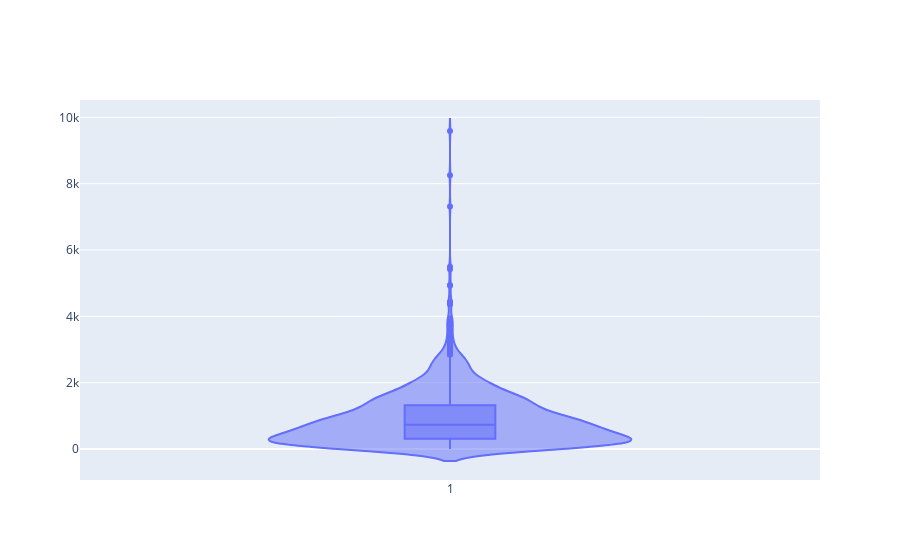
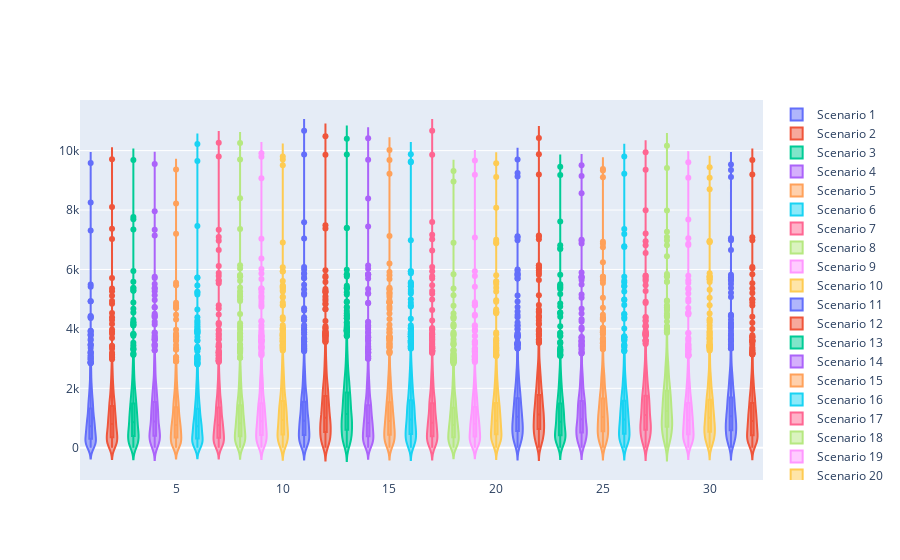
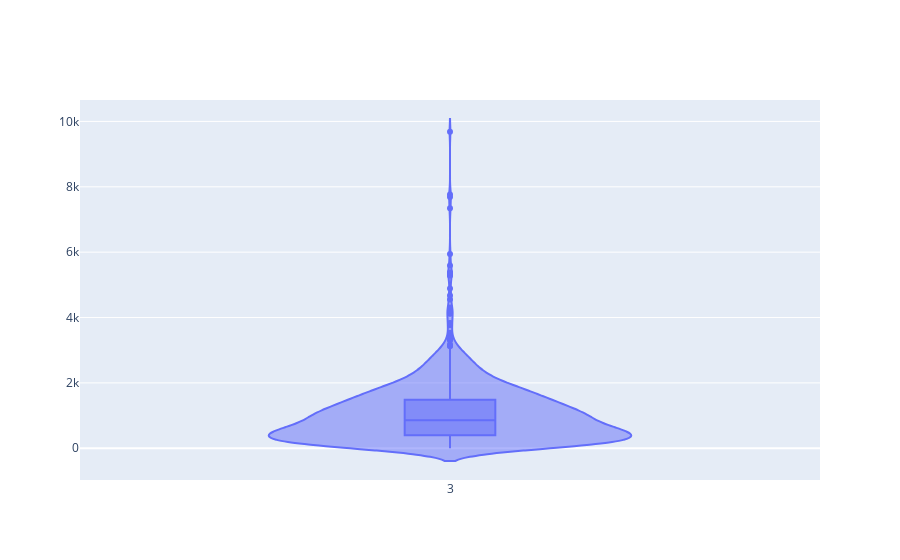
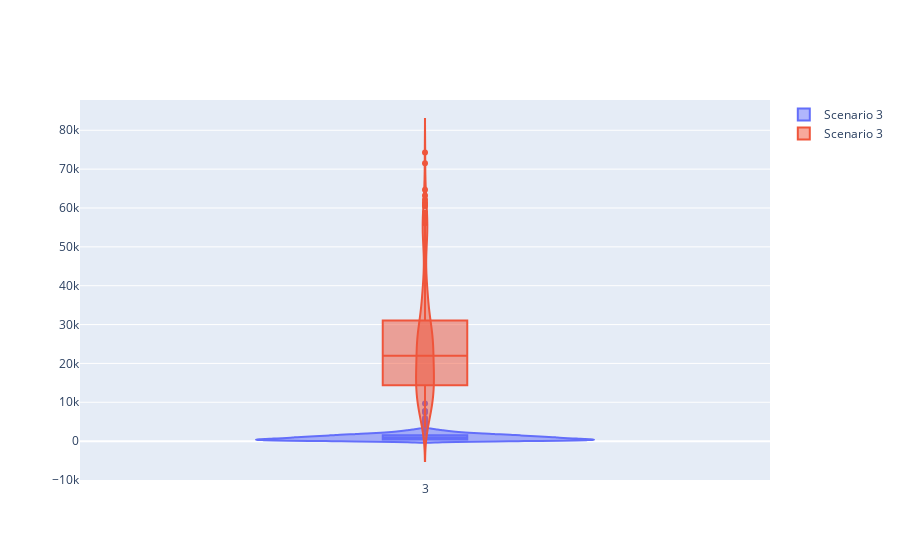

The code cell stored with these charts, in order, in its notebook:
### Code cell
# MAKE INTERACTIVE CHART
py.offline.init_notebook_mode(connected=True)

lstFTType = dfSegSum['FTCLASS'].unique().tolist()
lstFTType.append('All')
lstScenario = list(set(dfSegSum.scenarioID.tolist()))
lstVars = ['DIST_1WY', 'LANES','CAP1HL', 'AM_VOL', 'MD_VOL', 'PM_VOL', 'EV_VOL', 'DY_VOL', 'DY_LT', 'DY_MD', 'DY_HV', 'FF_SPD', 'AM_SPD', 'MD_SPD', 'PM_SPD', 'EV_SPD', 'DY_SPD', 'D1_LINKS', 'D1_DIST', 'D1_LANES', 'D1_FT', 'D1_FTCLASS', 'D1_CAP1HL', 'D1_AM_VOL', 'D1_MD_VOL', 'D1_PM_VOL', 'D1_EV_VOL', 'D1_DY_VOL', 'D1_DY_LT', 'D1_DY_MD', 'D1_DY_HV', 'D1_FF_SPD', 'D1_AM_SPD', 'D1_MD_SPD', 'D1_PM_SPD', 'D1_EV_SPD', 'D1_DY_SPD', 'D2_LINKS', 'D2_DIST', 'D2_LANES', 'D2_FT', 'D2_FTCLASS', 'D2_CAP1HL', 'D2_AM_VOL', 'D2_MD_VOL', 'D2_PM_VOL', 'D2_EV_VOL', 'D2_DY_VOL', 'D2_DY_LT', 'D2_DY_MD', 'D2_DY_HV', 'D2_FF_SPD', 'D2_AM_SPD', 'D2_MD_SPD', 'D2_PM_SPD', 'D2_EV_SPD', 'D2_DY_SPD']
    
selectFTType       = widgets.SelectMultiple(options=lstFTType    , value=('Collector',)    , description='FTCLASS' )
selectScenario     = widgets.SelectMultiple(options=lstScenario  , value=(1 ,)             , description='Scenario')
selectVars         = widgets.Select        (options=lstVars      , value=('AM_VOL')        , description='Variable')

widgets.interactive(plot_violin, scenarioOptions = selectScenario, ftOptions = selectFTType, varOption = selectVars)

### Figure 1 — Plotly figure (JSON) as saved in the notebook; plotly's stock layout.template omitted (floating-point values rounded to 4 significant figures; data arrays with more than 128 entries replaced by an {"elided": "..."} marker saying what was removed)
{"data": [{"box": {"visible": true}, "name": "Scenario 1", "type": "violin", "x": {"elided": "1641 int values"}, "y": {"elided": "1641 float values"}}], "layout": {}}

### Figure 2 — Plotly figure (JSON) as saved in the notebook; plotly's stock layout.template omitted (floating-point values rounded to 4 significant figures; data arrays with more than 128 entries replaced by an {"elided": "..."} marker saying what was removed)
{"data": [{"box": {"visible": true}, "name": "Scenario 1", "type": "violin", "x": {"elided": "1641 int values"}, "y": {"elided": "1641 float values"}}, {"box": {"visible": true}, "name": "Scenario 2", "type": "violin", "x": {"elided": "1627 int values"}, "y": {"elided": "1627 float values"}}, {"box": {"visible": true}, "name": "Scenario 3", "type": "violin", "x": {"elided": "1619 int values"}, "y": {"elided": "1619 float values"}}, {"box": {"visible": true}, "name": "Scenario 4", "type": "violin", "x": {"elided": "1619 int values"}, "y": {"elided": "1619 float values"}}, {"box": {"visible": true}, "name": "Scenario 5", "type": "violin", "x": {"elided": "1648 int values"}, "y": {"elided": "1648 float values"}}, {"box": {"visible": true}, "name": "Scenario 6", "type": "violin", "x": {"elided": "1682 int values"}, "y": {"elided": "1682 float values"}}, {"box": {"visible": true}, "name": "Scenario 7", "type": "violin", "x": {"elided": "1702 int values"}, "y": {"elided": "1702 float values"}}, {"box": {"visible": true}, "name": "Scenario 8", "type": "violin", "x": {"elided": "1659 int values"}, "y": {"elided": "1659 float values"}}, {"box": {"visible": true}, "name": "Scenario 9", "type": "violin", "x": {"elided": "1640 int values"}, "y": {"elided": "1640 float values"}}, {"box": {"visible": true}, "name": "Scenario 10", "type": "violin", "x": {"elided": "1645 int values"}, "y": {"elided": "1645 float values"}}, {"box": {"visible": true}, "name": "Scenario 11", "type": "violin", "x": {"elided": "1703 int values"}, "y": {"elided": "1703 float values"}}, {"box": {"visible": true}, "name": "Scenario 12", "type": "violin", "x": {"elided": "1703 int values"}, "y": {"elided": "1703 float values"}}, {"box": {"visible": true}, "name": "Scenario 13", "type": "violin", "x": {"elided": "1703 int values"}, "y": {"elided": "1703 float values"}}, {"box": {"visible": true}, "name": "Scenario 14", "type": "violin", "x": {"elided": "1660 int values"}, "y": {"elided": "1660 float values"}}, {"box": {"visible": true}, "name": "Scenario 15", "type": "violin", "x": {"elided": "1648 int values"}, "y": {"elided": "1648 float values"}}, {"box": {"visible": true}, "name": "Scenario 16", "type": "violin", "x": {"elided": "1635 int values"}, "y": {"elided": "1635 float values"}}, {"box": {"visible": true}, "name": "Scenario 17", "type": "violin", "x": {"elided": "1703 int values"}, "y": {"elided": "1703 float values"}}, {"box": {"visible": true}, "name": "Scenario 18", "type": "violin", "x": {"elided": "1684 int values"}, "y": {"elided": "1684 float values"}}, {"box": {"visible": true}, "name": "Scenario 19", "type": "violin", "x": {"elided": "1701 int values"}, "y": {"elided": "1701 float values"}}, {"box": {"visible": true}, "name": "Scenario 20", "type": "violin", "x": {"elided": "1681 int values"}, "y": {"elided": "1681 float values"}}, {"box": {"visible": true}, "name": "Scenario 21", "type": "violin", "x": {"elided": "1675 int values"}, "y": {"elided": "1675 float values"}}, {"box": {"visible": true}, "name": "Scenario 22", "type": "violin", "x": {"elided": "1669 int values"}, "y": {"elided": "1669 float values"}}, {"box": {"visible": true}, "name": "Scenario 23", "type": "violin", "x": {"elided": "1669 int values"}, "y": {"elided": "1669 float values"}}, {"box": {"visible": true}, "name": "Scenario 24", "type": "violin", "x": {"elided": "1650 int values"}, "y": {"elided": "1650 float values"}}, {"box": {"visible": true}, "name": "Scenario 25", "type": "violin", "x": {"elided": "1648 int values"}, "y": {"elided": "1648 float values"}}, {"box": {"visible": true}, "name": "Scenario 26", "type": "violin", "x": {"elided": "1692 int values"}, "y": {"elided": "1692 float values"}}, {"box": {"visible": true}, "name": "Scenario 27", "type": "violin", "x": {"elided": "1692 int values"}, "y": {"elided": "1692 float values"}}, {"box": {"visible": true}, "name": "Scenario 28", "type": "violin", "x": {"elided": "1692 int values"}, "y": {"elided": "1692 float values"}}, {"box": {"visible": true}, "name": "Scenario 29", "type": "violin", "x": {"elided": "1681 int values"}, "y": {"elided": "1681 float values"}}, {"box": {"visible": true}, "name": "Scenario 30", "type": "violin", "x": {"elided": "1675 int values"}, "y": {"elided": "1675 float values"}}, {"box": {"visible": true}, "name": "Scenario 31", "type": "violin", "x": {"elided": "1669 int values"}, "y": {"elided": "1669 float values"}}, {"box": {"visible": true}, "name": "Scenario 32", "type": "violin", "x": {"elided": "1692 int values"}, "y": {"elided": "1692 float values"}}], "layout": {}}

### Figure 3 — Plotly figure (JSON) as saved in the notebook; plotly's stock layout.template omitted (floating-point values rounded to 4 significant figures; data arrays with more than 128 entries replaced by an {"elided": "..."} marker saying what was removed)
{"data": [{"box": {"visible": true}, "name": "Scenario 3", "type": "violin", "x": {"elided": "1619 int values"}, "y": {"elided": "1619 float values"}}], "layout": {}}

### Figure 4 — Plotly figure (JSON) as saved in the notebook; plotly's stock layout.template omitted (floating-point values rounded to 4 significant figures; data arrays with more than 128 entries replaced by an {"elided": "..."} marker saying what was removed)
{"data": [{"box": {"visible": true}, "name": "Scenario 3", "type": "violin", "x": {"elided": "1619 int values"}, "y": {"elided": "1619 float values"}}, {"box": {"visible": true}, "name": "Scenario 3", "type": "violin", "x": {"elided": "261 int values"}, "y": {"elided": "261 float values"}}], "layout": {}}
